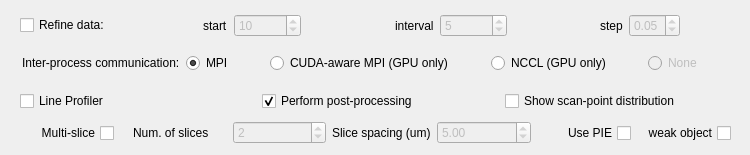
      <widget class="QWidget" name="tab_4">
       <attribute name="title">
        <string>Advanced options 2</string>
       </attribute>
       <widget class="QWidget" name="layoutWidget">
        <property name="geometry">
         <rect>
          <x>20</x>
          <y>10</y>
          <width>660</width>
          <height>31</height>
         </rect>
        </property>
        <layout class="QHBoxLayout" name="horizontalLayout_19">
         <item>
          <widget class="QCheckBox" name="ck_refine_data_flag">
           <property name="text">
            <string>Refine data:</string>
           </property>
          </widget>
         </item>
         <item>
          <spacer name="horizontalSpacer_11">
           <property name="orientation">
            <enum>Qt::Horizontal</enum>
           </property>
           <property name="sizeHint" stdset="0">
            <size>
             <width>18</width>
             <height>20</height>
            </size>
           </property>
          </spacer>
         </item>
         <item>
          <widget class="QLabel" name="label_57">
           <property name="text">
            <string>start</string>
           </property>
          </widget>
         </item>
         <item>
          <widget class="QSpinBox" name="sp_refine_data_start_it">
           <property name="enabled">
            <bool>false</bool>
           </property>
           <property name="maximum">
            <number>100000000</number>
           </property>
           <property name="value">
            <number>10</number>
           </property>
          </widget>
         </item>
         <item>
          <spacer name="horizontalSpacer_12">
           <property name="orientation">
            <enum>Qt::Horizontal</enum>
           </property>
           <property name="sizeHint" stdset="0">
            <size>
             <width>18</width>
             <height>20</height>
            </size>
           </property>
          </spacer>
         </item>
         <item>
          <widget class="QLabel" name="label_58">
           <property name="text">
            <string>interval</string>
           </property>
          </widget>
         </item>
         <item>
          <widget class="QSpinBox" name="sp_refine_data_interval">
           <property name="enabled">
            <bool>false</bool>
           </property>
           <property name="maximum">
            <number>100000000</number>
           </property>
           <property name="value">
            <number>5</number>
           </property>
          </widget>
         </item>
         <item>
          <spacer name="horizontalSpacer_13">
           <property name="orientation">
            <enum>Qt::Horizontal</enum>
           </property>
           <property name="sizeHint" stdset="0">
            <size>
             <width>18</width>
             <height>20</height>
            </size>
           </property>
          </spacer>
         </item>
         <item>
          <widget class="QLabel" name="label_59">
           <property name="text">
            <string>step</string>
           </property>
          </widget>
         </item>
         <item>
          <widget class="QDoubleSpinBox" name="sp_refine_data_step">
           <property name="enabled">
            <bool>false</bool>
           </property>
           <property name="maximum">
            <double>1.000000000000000</double>
           </property>
           <property name="singleStep">
            <double>0.050000000000000</double>
           </property>
           <property name="value">
            <double>0.050000000000000</double>
           </property>
          </widget>
         </item>
        </layout>
       </widget>
       <widget class="QWidget" name="layoutWidget">
        <property name="geometry">
         <rect>
          <x>20</x>
          <y>90</y>
          <width>721</width>
          <height>23</height>
         </rect>
        </property>
        <layout class="QHBoxLayout" name="horizontalLayout_21">
         <item>
          <widget class="QCheckBox" name="ck_profiler_flag">
           <property name="text">
            <string>Line Profiler</string>
           </property>
          </widget>
         </item>
         <item>
          <widget class="QCheckBox" name="ck_postprocessing_flag">
           <property name="text">
            <string>Perform post-processing</string>
           </property>
           <property name="checked">
            <bool>true</bool>
           </property>
          </widget>
         </item>
         <item>
          <widget class="QCheckBox" name="ck_scan_pt_flag">
           <property name="text">
            <string>Show scan-point distribution</string>
           </property>
          </widget>
         </item>
        </layout>
       </widget>
       <widget class="QWidget" name="layoutWidget">
        <property name="geometry">
         <rect>
          <x>22</x>
          <y>50</y>
          <width>680</width>
          <height>26</height>
         </rect>
        </property>
        <layout class="QHBoxLayout" name="horizontalLayout_20">
         <item>
          <widget class="QLabel" name="label_60">
           <property name="text">
            <string>Inter-process communication:</string>
           </property>
          </widget>
         </item>
         <item>
          <widget class="QRadioButton" name="rb_mpi">
           <property name="text">
            <string>MPI</string>
           </property>
           <property name="checked">
            <bool>true</bool>
           </property>
          </widget>
         </item>
         <item>
          <spacer name="horizontalSpacer_17">
           <property name="orientation">
            <enum>Qt::Horizontal</enum>
           </property>
           <property name="sizeHint" stdset="0">
            <size>
             <width>4</width>
             <height>20</height>
            </size>
           </property>
          </spacer>
         </item>
         <item>
          <widget class="QRadioButton" name="rb_cuda_mpi">
           <property name="text">
            <string>CUDA-aware MPI (GPU only)</string>
           </property>
           <property name="checked">
            <bool>false</bool>
           </property>
          </widget>
         </item>
         <item>
          <spacer name="horizontalSpacer_15">
           <property name="orientation">
            <enum>Qt::Horizontal</enum>
           </property>
           <property name="sizeHint" stdset="0">
            <size>
             <width>4</width>
             <height>20</height>
            </size>
           </property>
          </spacer>
         </item>
         <item>
          <widget class="QRadioButton" name="rb_nccl">
           <property name="enabled">
            <bool>true</bool>
           </property>
           <property name="text">
            <string>NCCL (GPU only)</string>
           </property>
           <property name="checkable">
            <bool>true</bool>
           </property>
           <property name="checked">
            <bool>false</bool>
           </property>
          </widget>
         </item>
         <item>
          <spacer name="horizontalSpacer_16">
           <property name="orientation">
            <enum>Qt::Horizontal</enum>
           </property>
           <property name="sizeHint" stdset="0">
            <size>
             <width>4</width>
             <height>20</height>
            </size>
           </property>
          </spacer>
         </item>
         <item>
          <widget class="QRadioButton" name="rb_none">
           <property name="enabled">
            <bool>false</bool>
           </property>
           <property name="text">
            <string>None</string>
           </property>
           <property name="checkable">
            <bool>true</bool>
           </property>
           <property name="checked">
            <bool>false</bool>
           </property>
          </widget>
         </item>
        </layout>
       </widget>
       <widget class="QWidget" name="layoutWidget">
        <property name="geometry">
         <rect>
          <x>20</x>
          <y>120</y>
          <width>711</width>
          <height>26</height>
         </rect>
        </property>
        <layout class="QHBoxLayout" name="horizontalLayout_24">
         <item>
          <widget class="QCheckBox" name="ck_multislice_flag">
           <property name="layoutDirection">
            <enum>Qt::RightToLeft</enum>
           </property>
           <property name="text">
            <string>Multi-slice</string>
           </property>
          </widget>
         </item>
         <item>
          <spacer name="horizontalSpacer_10">
           <property name="orientation">
            <enum>Qt::Horizontal</enum>
           </property>
           <property name="sizeType">
            <enum>QSizePolicy::Fixed</enum>
           </property>
           <property name="sizeHint" stdset="0">
            <size>
             <width>13</width>
             <height>20</height>
            </size>
           </property>
          </spacer>
         </item>
         <item>
          <widget class="QLabel" name="label_47">
           <property name="text">
            <string>Num. of slices</string>
           </property>
          </widget>
         </item>
         <item>
          <widget class="QSpinBox" name="sp_slice_num">
           <property name="enabled">
            <bool>false</bool>
           </property>
           <property name="maximum">
            <number>10000</number>
           </property>
           <property name="value">
            <number>2</number>
           </property>
          </widget>
         </item>
         <item>
          <widget class="QLabel" name="label_48">
           <property name="text">
            <string>Slice spacing (um)</string>
           </property>
          </widget>
         </item>
         <item>
          <widget class="QDoubleSpinBox" name="sp_slice_spacing_m">
           <property name="enabled">
            <bool>false</bool>
           </property>
           <property name="maximum">
            <double>10000.000000000000000</double>
           </property>
           <property name="value">
            <double>5.000000000000000</double>
           </property>
          </widget>
         </item>
         <item>
          <widget class="QCheckBox" name="ck_ms_pie_flag">
           <property name="layoutDirection">
            <enum>Qt::RightToLeft</enum>
           </property>
           <property name="text">
            <string>Use PIE</string>
           </property>
          </widget>
         </item>
         <item>
          <widget class="QCheckBox" name="ck_weak_obj_flag">
           <property name="layoutDirection">
            <enum>Qt::RightToLeft</enum>
           </property>
           <property name="text">
            <string>weak object</string>
           </property>
          </widget>
         </item>
        </layout>
       </widget>
      </widget>
